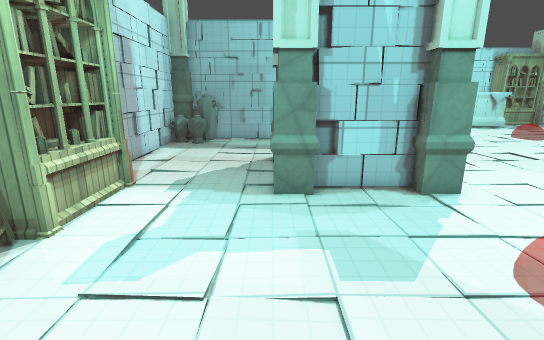
View 1 (above)

16 first-person views from a walk through a 3-D level made in the Godot game engine. The camera is 1.5 m above the floor, tilts 14° down and sees 85° across. The floor is counted in squares, 0.5 m on a side. Each view is taken from the middle of a square. On the plan, view 1 faces up. The plan holds only what a view shows up to about 20 squares ahead; the rest is blank. The place goes on beyond the plan. Surface patterns are stand-ins for the level's own textures.

View 2
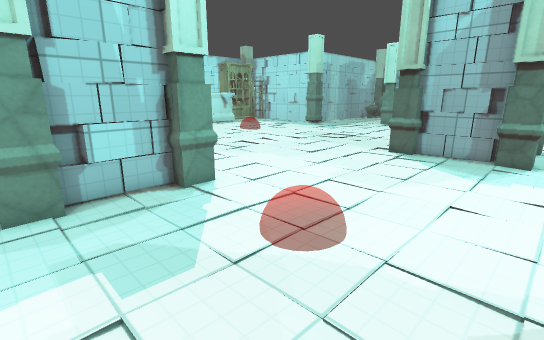

View 3
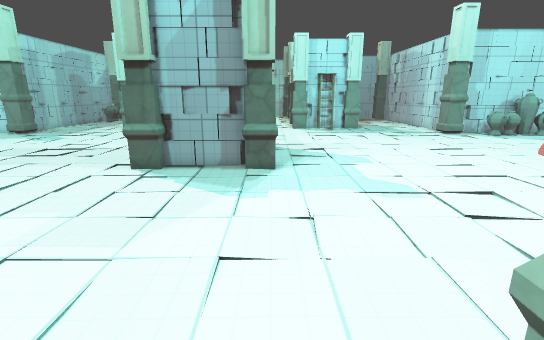

View 4
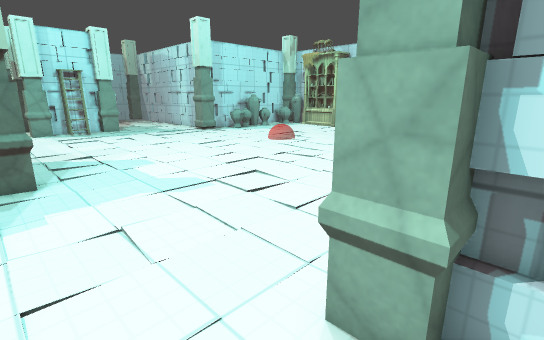

View 5
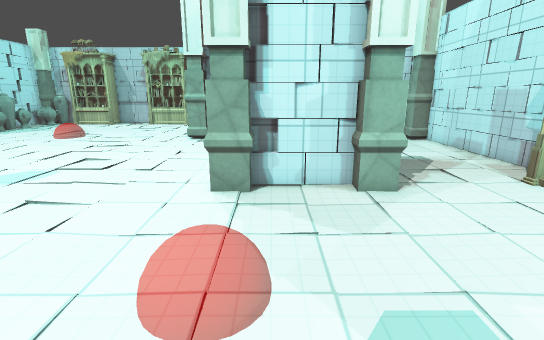

View 6
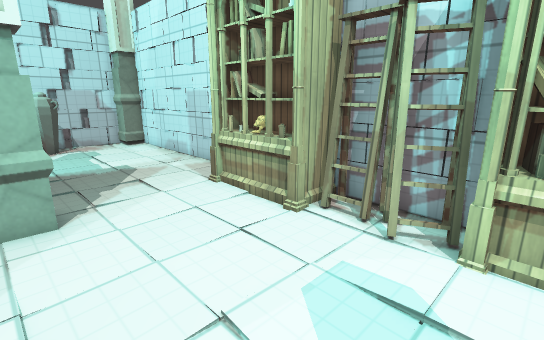

View 7
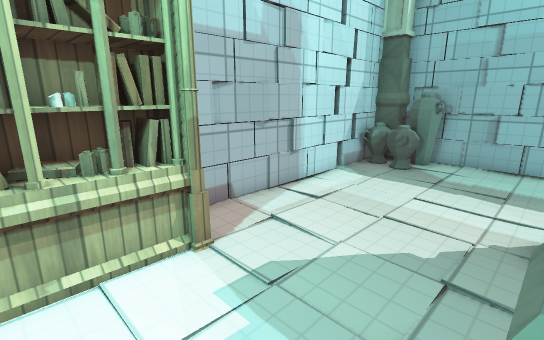

View 8
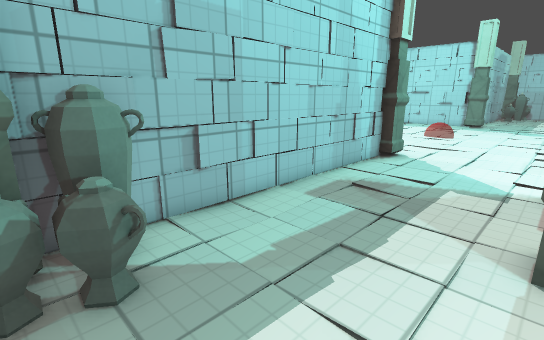

View 9
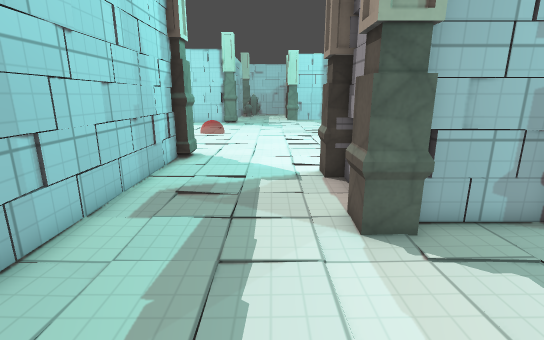

View 10
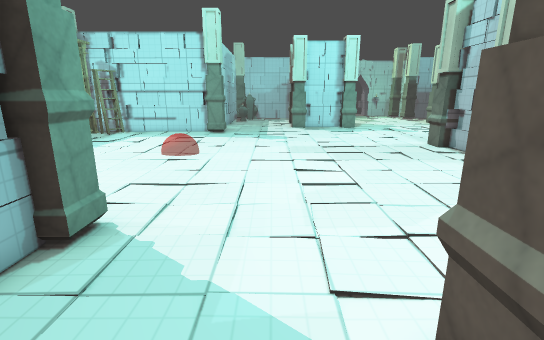

View 11
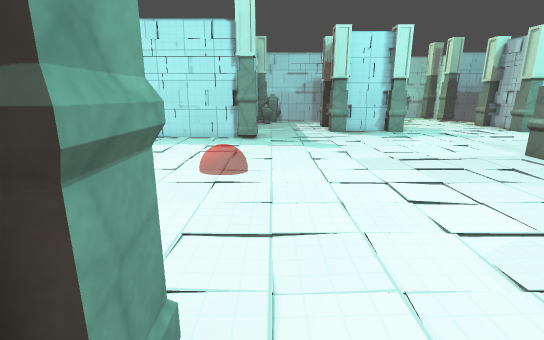

View 12
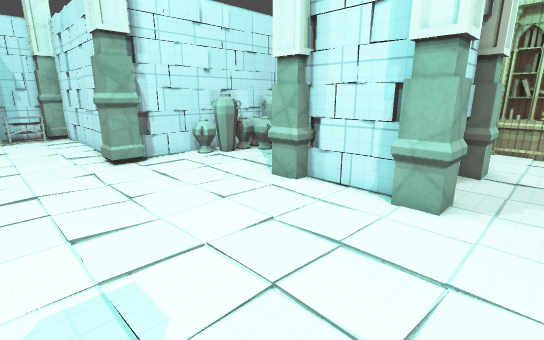

View 13
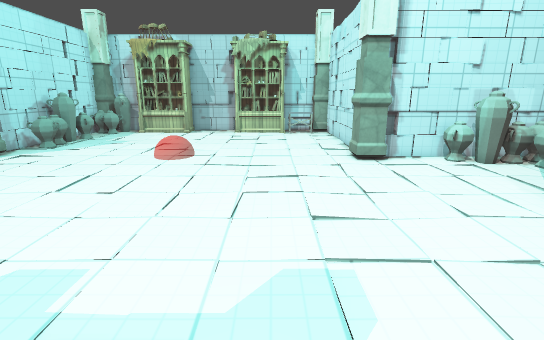

View 14
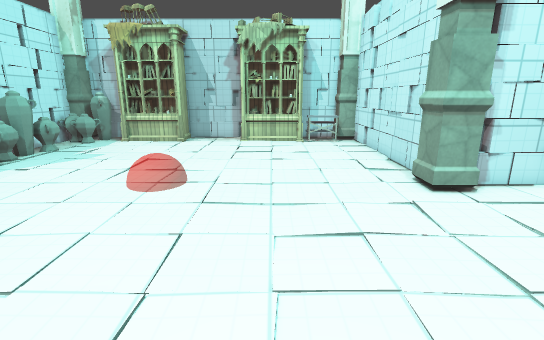

View 15
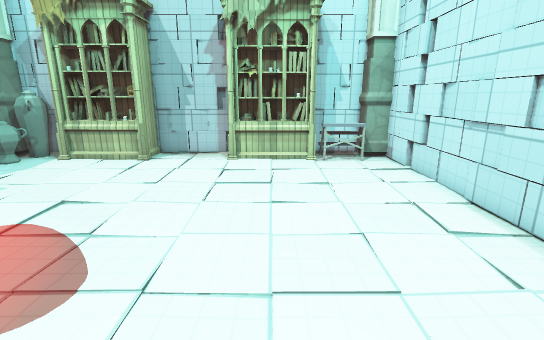

View 16
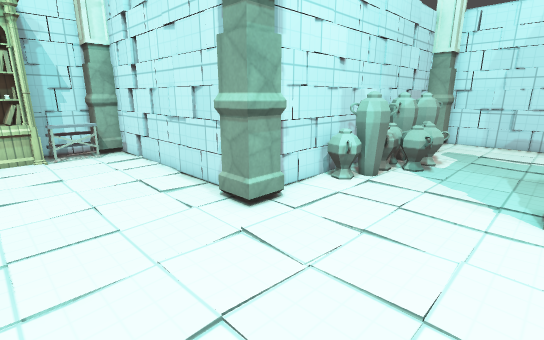

### Floor plan
Points are (right, up) in squares from view 1. A wall is a line through its corners. A room is listed if a view was taken in it or the views show most of it. See-through windows are left out.
Room 1 (views 1, 2, 3, 4, 5, 6, 7, 8, 9, 10, 11, 12, 13, 14, 15, 16)
walls: (16.7, 2.1) (16.7, 5.8); (16.6, 2.8) (16.8, 4.7); (17, 2.1) (17, 5.7) (16.1, 5.7) (16.1, 7.1); (17.4, 0.9) (16.1, 0.9) (16.1, 2.3); (5.3, -2.7) (5.3, -5.9); (3.8, -2) (4.7, -2) (4.7, -1) (5.9, -1) (5.9, -2.4); (5, -5.8) (5.9, -5.8) (5.9, -7.2); (19.1, 6.3) (20.9, 6.3); (20.2, 6) (20.8, 6) (20.8, 6.9) (22.3, 6.9); (6.1, 8.9) (4.7, 8.9) (4.7, 9.7) (1.4, 9.7); (1.3, -1.7) (4.8, -1.7); (-0.1, -1) (1.3, -1) (1.3, -1.6) (3.3, -1.8); (3.9, 10) (2.5, 10); (8.5, -13) (9.9, -13) (9.9, -14.4); (1.5, 8.9) (0, 8.9); (2.1, 10) (1.4, 10); (9.4, -14.9) (9.2, -16.7); (9.3, -15) (9.3, -24.6) (10.4, -24.6) (10.4, -25.7) (12.9, -25.7); (0.7, 10.4) (0.7, 13.5); (5.6, -14) (8.4, -14); (4.7, 14) (4.7, 15) (6.1, 15); (0.6, 11) (0.8, 12.7); (4, 14.3) (4.8, 14.3); (1.4, -13.7) (3.4, -13.9); (0, 13.6) (0, 15) (1.4, 15); (9.3, -18.4) (9.1, -20.5); (-6.8, -3.9) (-6.8, -12.6); (-6.7, 5.6) (-6.8, 4); (-6.8, 5.9) (-6.8, 2); (-2.8, -14) (-2.1, -14); (10, 21.1) (8.5, 21.1) (8.5, 22); (-4.1, -14) (-3.6, -14); (-6.7, -10.4) (-6.9, -12.6) (-5.7, -12.6) (-5.7, -13.7) (-4.5, -13.9); (8.6, 21.7) (-5.7, 21.7); (-5.7, -13.7) (8.4, -13.7); (4.6, 21.6) (2.6, 21.8); (-6.6, 13.6) (-6.9, 11.5); (17.2, -25.7) (21.1, -25.7); (-3.3, 21.6) (-5.7, 21.9); (17.2, -26) (17.9, -26); (-4.4, 22.1) (-5.7, 22.1) (-5.7, 20.8) (-6.7, 20.8) (-6.9, 19.7); (-6.8, 20.8) (-6.8, 11); (26.2, -25.7) (27.5, -25.7)
low walls: (0, 8.9) (0, 10.3)
objects: bookshelf (-6, -2) to (-5, 2); ladder (-6, 3) to (-6, 4); ladder (-6, 4) to (-5, 6); bookshelf (-6, 6) to (-5, 10); vase (-6, 19) to (-6, 20); vase (-5, 19) to (-4, 20); vase (-5, 21) to (-4, 21); vase (-2, -13) to (-1, -12); other object (-1, -11); vase (0, -13); vase (0, -12) to (1, -11); vase (1, -13) to (1, -12); vase (2, -13) to (3, -13); vase (2, -12) to (3, -11); vase (4, -13) to (4, -12); vase (5, -13) to (6, -12); ladder (11, -25) to (13, -24); bookshelf (14, -25) to (17, -24); bookshelf (21, -25) to (25, -24); vase (26, -25) to (27, -25); vase (26, -24) to (27, -23); vase (27, -21) to (27, -20); vase (27, -19); vase (27, -18); vase (27, -17) to (27, -16)

Where each view was taken, in squares from view 1:
view 1: 0 up, 0 right, facing up
view 2: 0 up, 0 right, facing up-right
view 3: 1 up, 4 right, facing right
view 4: 2 up, 4 right, facing down-right
view 5: 8 up, 4 right, facing down
view 6: 7 up, 1 right, facing down-left
view 7: 7 up, 0 right, facing up-left
view 8: 15 up, 6 left, facing up-right
view 9: 17 up, 6 left, facing right
view 10: 17 up, 3 right, facing right
view 11: 20 up, 7 right, facing right
view 12: 1 up, 14 right, facing down-left
view 13: 1 up, 14 right, facing down
view 14: 4 down, 15 right, facing down
view 15: 10 down, 15 right, facing down
view 16: 7 down, 15 right, facing down-left
